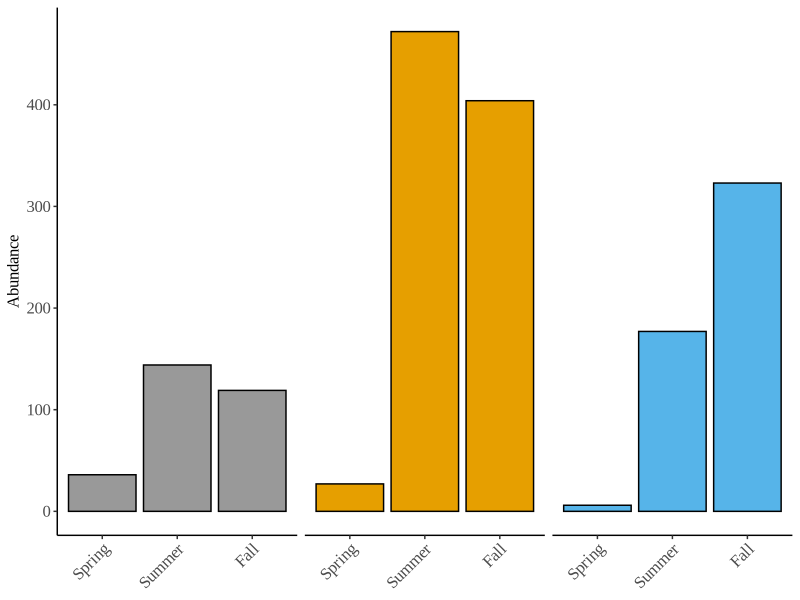
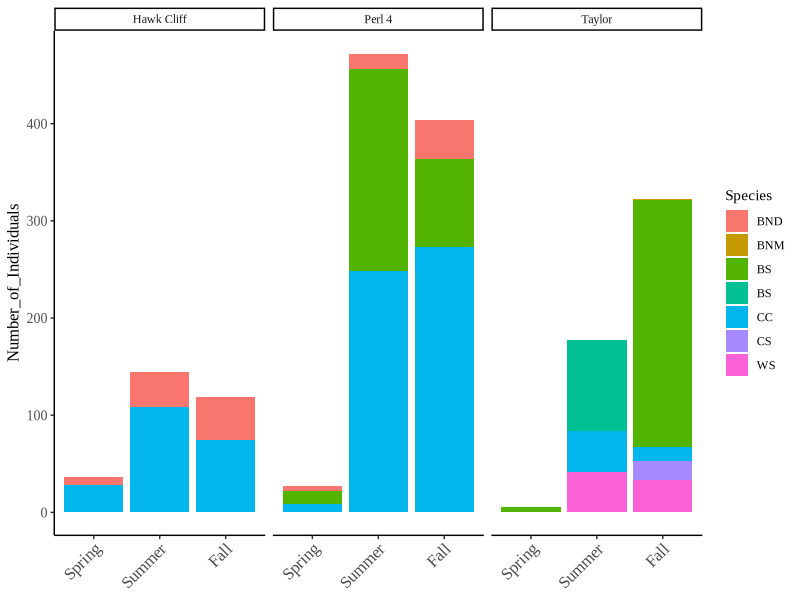

Generate these figures, in order, with R:
##Seasonal Stream Food Webs_Fish Density & Size Plots
##By: Marie Gutgesell
##Date: May 5, 2022
##Updated Code: Oct 24, 2023



library(readxl)
library(dbplyr)
library(tidyverse)
fish_meta <- read.csv("data/Fish_Collection_Data/2018_Fish_Marie_CollectionData.csv")

##okay, so somehow in cleaning the datasheet there are a whole bunch of new bulk samples.. for hc fall, why?? need to go pick up raw data sheets, not sure wtf is happening 

##Looking at total fish density per site across season

##there are 2 unknown #s for bulk samples, need to filter those out first
fish_meta <- fish_meta %>%
  filter(Number_of_Individuals != "unknown")

fish_meta$Number_of_Individuals <- as.numeric(fish_meta$Number_of_Individuals)
fish_meta$Season <- ordered(fish_meta$Season, 
                              levels = c("Spring", "Summer", "Fall"))

##total fish
fish_density_sp <- aggregate(Number_of_Individuals ~ Season + Site + Species, fish_meta, sum)
  

fish_density_all <- aggregate(Number_of_Individuals ~ Season + Site, fish_meta, sum)

##maximum change in fish density
##low impact - spring to summer
hc_max_diff <- 144/36
##mid impact - spring to summer
ep_max_diff <- 472/27
##high impact -- spring to fall
at_max_diff <- 323/6


fish_density_all <- fish_density_all %>%
  mutate(Site_Code = case_when(
    startsWith(Site, "H") ~ "Low Impact",
    startsWith(Site, "T") ~ "High Impact", 
    startsWith(Site, "P") ~ "Mid Impact"
  ) )

fish_density_all$Site_Code <- ordered(fish_density_all$Site_Code,
                                          levels = c("Low Impact", "Mid Impact", "High Impact"))

group_colours <- c(Spring = "chartreuse4", Summer = "darkgoldenrod1", Fall = "cornflowerblue")

fish_density_all_plot <- ggplot(fish_density_all, aes(x = Season, y = Number_of_Individuals, fill = Site_Code)) +
  geom_bar(stat = "identity", colour = "black") +
  scale_fill_manual(values = c("#999999", "#E69F00", "#56B4E9")) +
   theme_classic() +
  facet_wrap(~Site_Code) +
  ylab("Abundance") +
  theme(axis.text.x = element_text(angle = 45, hjust = 1, size = 12),axis.text.y = element_text(size = 12),axis.title.y=element_text(size = 12), axis.title.x = element_blank(), legend.position = "none", text = element_text(family = "Times New Roman"), strip.background = element_blank(),strip.text = element_blank()) 

fish_density_all_plot

fish_density_sp_plot <- ggplot(fish_density_sp, aes(x= Season, y = Number_of_Individuals, fill = Species)) +
  geom_col(position = "stack") +
  facet_wrap(~Site) +
  theme_classic() +
  theme(axis.text.x = element_text(angle = 45, hjust = 1, size = 12),axis.text.y = element_text(size = 10),axis.title.y=element_text(size = 12), axis.title.x = element_blank(), legend.position = "right", text = element_text(family = "Times New Roman")) 


fish_density_sp_plot
